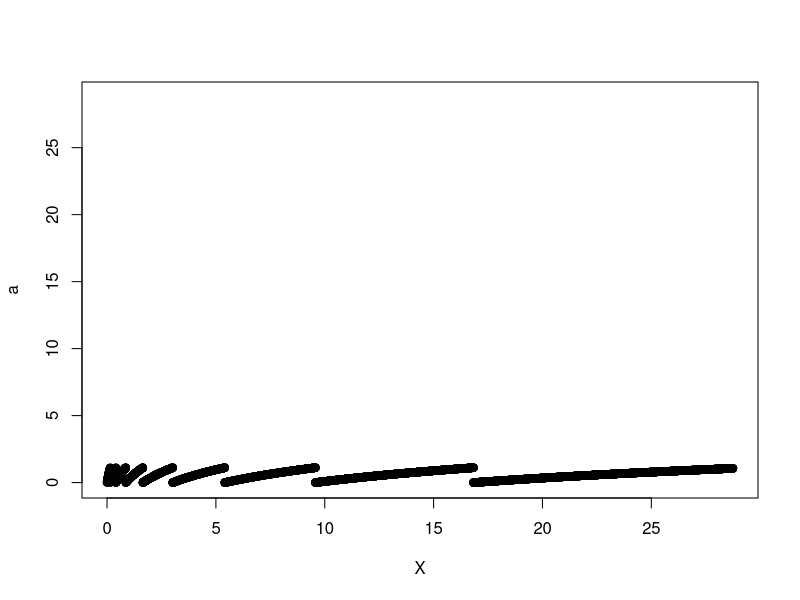

Here is the R script that generated this plot:
f = function(x){

  return (2/(x+0.2))
}

g = function(x,height){
  out = c()
  for (i in x){
    num = as.numeric((integrate(f,0,i)[1]))
    out = c(out,num)
  }
  return (out)
}

height = 1.11111


X = seq(0,28.75,0.002)
a = g(X,height) %% height


plot(X,a,xlim=c(0,28.75),ylim=c(0,28.75))